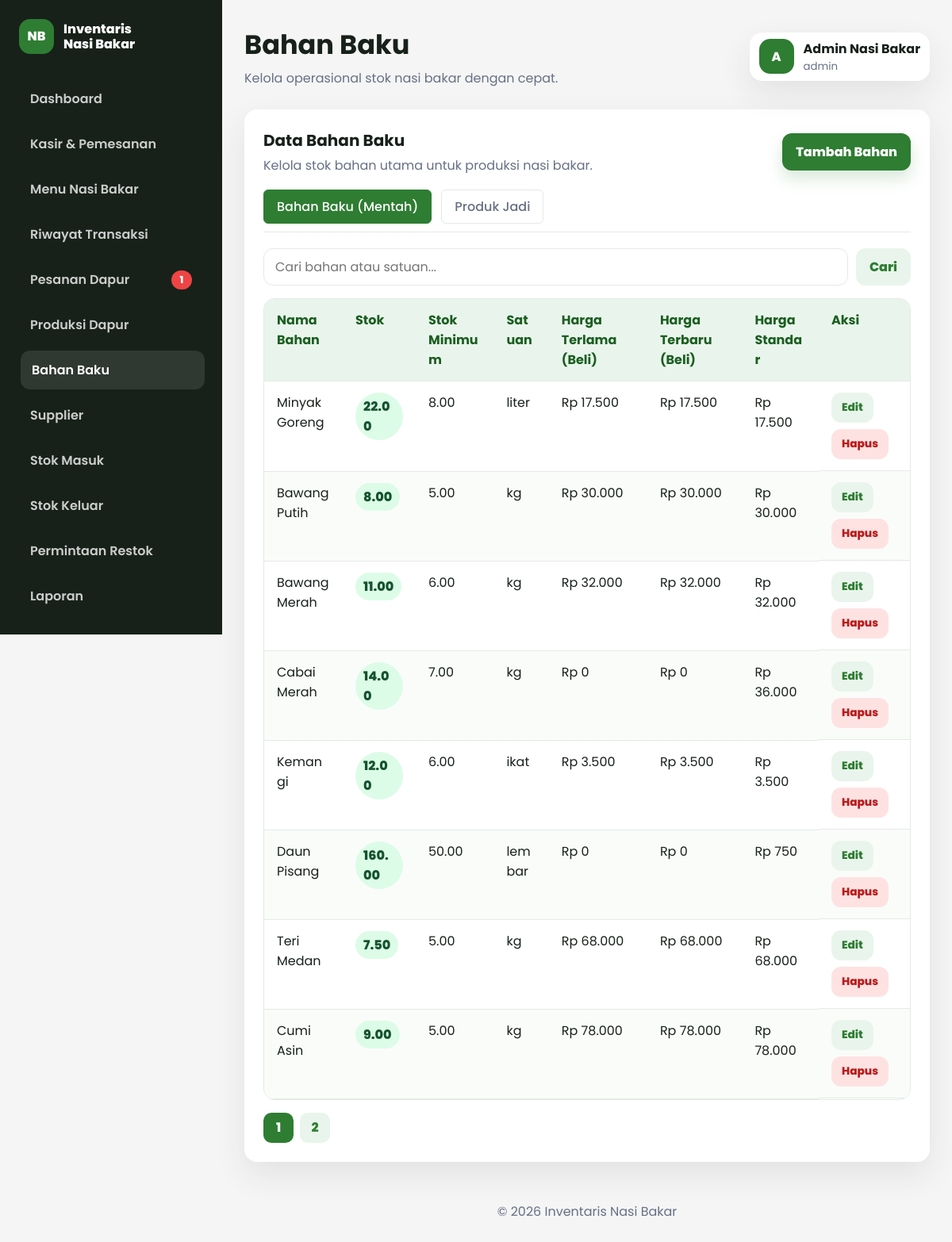
The app's page /dashboard/bahan/index.php (signed in) with its own data.
### tables this page shows
CREATE TABLE bahan_baku (
    id INT AUTO_INCREMENT PRIMARY KEY,
    nama_bahan VARCHAR(120) NOT NULL,
    stok DECIMAL(10,2) NOT NULL DEFAULT 0,
    stok_minimum DECIMAL(10,2) NOT NULL DEFAULT 10,
    satuan VARCHAR(30) NOT NULL,
    harga DECIMAL(12,2) NOT NULL DEFAULT 0,
    jenis ENUM('mentah', 'jadi') NOT NULL DEFAULT 'mentah',
    created_at TIMESTAMP DEFAULT CURRENT_TIMESTAMP
);

CREATE TABLE stok_masuk (
    id INT AUTO_INCREMENT PRIMARY KEY,
    bahan_id INT NOT NULL,
    supplier_id INT NOT NULL,
    jumlah DECIMAL(10,2) NOT NULL,
    harga_beli DECIMAL(12,2) NOT NULL DEFAULT 0,
    tanggal DATE NOT NULL,
    keterangan TEXT NOT NULL,
    CONSTRAINT fk_masuk_bahan FOREIGN KEY (bahan_id) REFERENCES bahan_baku(id) ON UPDATE CASCADE ON DELETE RESTRICT,
    CONSTRAINT fk_masuk_supplier FOREIGN KEY (supplier_id) REFERENCES supplier(id) ON UPDATE CASCADE ON DELETE RESTRICT
);

### includes/functions.php (called while the page is built, shortened)
<?php
function e(?string $value): string
{
    return htmlspecialchars((string) $value, ENT_QUOTES, 'UTF-8');
}
function current_role(): string
{
    $role = $_SESSION['role'] ?? '';
    return $role === 'restok' ? 'gudang' : $role;
}
function is_full_access(): bool
{
    return in_array(current_role(), ['admin', 'owner'], true);
}
function role_can_access(array $roles): bool
{
    return is_full_access() || in_array(current_role(), $roles, true);
}
function rupiah($value): string
{
    return 'Rp ' . number_format((float) $value, 0, ',', '.');
}
function db_count(mysqli $conn, string $table, string $where = ''): int
{
    $sql = 'SELECT COUNT(*) AS total FROM ' . $table . ($where ? ' WHERE ' . $where : '');
    $result = mysqli_query($conn, $sql);
    $row = mysqli_fetch_assoc($result);
    return (int) ($row['total'] ?? 0);
}
function fetch_all_stmt(mysqli_stmt $stmt): array
{
    mysqli_stmt_execute($stmt);
    $result = mysqli_stmt_get_result($stmt);
    return mysqli_fetch_all($result, MYSQLI_ASSOC);
}
function paginate(int $page, int $limit, int $total): array
{
    $totalPages = max(1, (int) ceil($total / $limit));
    $page = max(1, min($page, $totalPages));
    return [
        'page' => $page,
        'limit' => $limit,
        'offset' => ($page - 1) * $limit,
        'total_pages' => $totalPages,
    ];
}

### dashboard/bahan/index.php (the view, shortened to what this page needs)
<?php
require_once __DIR__ . '/../../config/koneksi.php';
require_once __DIR__ . '/../../includes/functions.php';
$search = trim($_GET['search'] ?? '');
$page = (int) ($_GET['page'] ?? 1);
$tab = $_GET['tab'] ?? 'mentah';
$limit = 8;
$like = '%' . $search . '%';
if ($search !== '') {
    $countStmt = mysqli_prepare($conn, 'SELECT COUNT(*) AS total FROM bahan_baku WHERE jenis = ? AND (nama_bahan LIKE ? OR satuan LIKE ?)');
    mysqli_stmt_bind_param($countStmt, 'sss', $tab, $like, $like);
    $countRow = fetch_one_stmt($countStmt);
    $total = (int) ($countRow['total'] ?? 0);
} else {
    $total = db_count($conn, 'bahan_baku', "jenis = '" . mysqli_real_escape_string($conn, $tab) . "'");
}
$pagination = paginate($page, $limit, $total);
if ($search !== '') {
    $stmt = mysqli_prepare($conn, 'SELECT * FROM bahan_baku WHERE jenis = ? AND (nama_bahan LIKE ? OR satuan LIKE ?) ORDER BY id DESC LIMIT ? OFFSET ?');
    mysqli_stmt_bind_param($stmt, 'sssii', $tab, $like, $like, $pagination['limit'], $pagination['offset']);
} else {
    $stmt = mysqli_prepare($conn, 'SELECT * FROM bahan_baku WHERE jenis = ? ORDER BY id DESC LIMIT ? OFFSET ?');
    mysqli_stmt_bind_param($stmt, 'sii', $tab, $pagination['limit'], $pagination['offset']);
}
$rows = fetch_all_stmt($stmt);
include __DIR__ . '/../../includes/header.php';
$canManageBahan = role_can_access(['gudang']);
?>
<section class="panel">
    <div class="panel-header">
        <div>
            <h2>Data Bahan Baku</h2>
            <p>Kelola stok bahan utama untuk produksi nasi bakar.</p>
        </div>
        <?php if ($canManageBahan): ?>
            <a class="btn btn-primary" href="form.php">Tambah Bahan</a>
        <?php endif; ?>
    </div>
    <div class="tabs-toolbar">
        <a href="?tab=mentah&search=<?= urlencode($search); ?>" class="tab-btn <?= $tab === 'mentah' ? 'active' : ''; ?>">Bahan Baku (Mentah)</a>
        <a href="?tab=jadi&search=<?= urlencode($search); ?>" class="tab-btn <?= $tab === 'jadi' ? 'active' : ''; ?>">Produk Jadi</a>
    </div>
    <form class="toolbar" method="get">
        <input type="search" name="search" value="<?= e($search); ?>" placeholder="Cari bahan atau satuan...">
        <button class="btn btn-secondary" type="submit">Cari</button>
    </form>
    <div class="table-wrap">
        <table>
            <thead>
                <tr>
                    <th>Nama Bahan</th>
                    <th>Stok</th>
                    <th>Stok Minimum</th>
                    <th>Satuan</th>
                    <th>Harga Terlama (Beli)</th>
                    <th>Harga Terbaru (Beli)</th>
                    <th>Harga Standar</th>
                    <?php if ($canManageBahan): ?>
                        <th>Aksi</th>
                    <?php endif; ?>
                </tr>
            </thead>
            <tbody>
                <?php foreach ($rows as $row):
                    $oldestQ = mysqli_query($conn, "SELECT harga_beli FROM stok_masuk WHERE bahan_id = " . (int)$row['id'] . " ORDER BY tanggal ASC, id ASC LIMIT 1");
                    $oldestRow = $oldestQ ? mysqli_fetch_assoc($oldestQ) : null;
                    $oldestPrice = $oldestRow ? (float)$oldestRow['harga_beli'] : (float)$row['harga'];
                    $latestQ = mysqli_query($conn, "SELECT harga_beli FROM stok_masuk WHERE bahan_id = " . (int)$row['id'] . " ORDER BY tanggal DESC, id DESC LIMIT 1");
                    $latestRow = $latestQ ? mysqli_fetch_assoc($latestQ) : null;
                    $latestPrice = $latestRow ? (float)$latestRow['harga_beli'] : (float)$row['harga'];
                ?>
                    <tr>
                        <td><?= e($row['nama_bahan']); ?></td>
                        <td><span class="<?= (float) $row['stok'] <= (float) ($row['stok_minimum'] ?? 10) ? 'badge danger' : 'badge'; ?>"><?= e((string) $row['stok']); ?></span></td>
                        <td><?= e((string) ($row['stok_minimum'] ?? 10)); ?></td>
                        <td><?= e($row['satuan']); ?></td>
                        <td><?= rupiah($oldestPrice); ?></td>
                        <td><?= rupiah($latestPrice); ?></td>
                        <td><?= rupiah($row['harga']); ?></td>
                        <?php if ($canManageBahan): ?>
                            <td class="actions">
                                <a class="btn-small" href="form.php?id=<?= (int) $row['id']; ?>">Edit</a>
                                <a class="btn-small danger" href="hapus.php?id=<?= (int) $row['id']; ?>" data-confirm="Hapus bahan ini?">Hapus</a>
                            </td>
                        <?php endif; ?>
                    </tr>
                <?php endforeach; ?>
            </tbody>
        </table>
    </div>
    <div class="pagination">
        <?php for ($i = 1; $i <= $pagination['total_pages']; $i++): ?>
            <a class="<?= $i === $pagination['page'] ? 'active' : ''; ?>" href="?tab=<?= urlencode($tab); ?>&search=<?= urlencode($search); ?>&page=<?= $i; ?>"><?= $i; ?></a>
        <?php endfor; ?>
    </div>
</section>
<?php include __DIR__ . '/../../includes/footer.php'; ?>

### assets/css/dashboard.css (style rules this page uses)
:root { --primary: #2E7D32; --primary-dark: #1B5E20; --secondary: #F5F5F5; --accent: #FFC107; --danger: #EF4444; --text: #17211A; --muted: #667085; --border: #E4EAE5; --white: #FFFFFF; --shadow: 0 16px 40px rgba(22, 39, 24, 0.09); }
* { box-sizing: border-box; }
body { margin: 0; font-family: "Poppins", sans-serif; color: var(--text); background: var(--secondary); overflow-x: hidden; }
a { color: inherit; text-decoration: none; }
button, input, textarea, select { font: inherit; }
.stat-card, .panel { border-radius: 16px; background: var(--white); box-shadow: var(--shadow); }
.panel { padding: 24px; margin-bottom: 24px; }
.panel-header { display: flex; align-items: center; justify-content: space-between; gap: 16px; margin-bottom: 18px; min-width: 0; }
.panel-header h2 { margin: 0; font-size: 1.25rem; overflow-wrap: anywhere; }
.panel-header p { margin: 4px 0 0; color: var(--muted); }
.btn, .btn-small { min-height: 44px; display: inline-flex; align-items: center; justify-content: center; border: 1px solid transparent; border-radius: 12px; padding: 10px 16px; font-weight: 800; cursor: pointer; transition: background 0.2s ease, transform 0.2s ease, box-shadow 0.2s ease; text-align: center; white-space: normal; }
.btn-primary { background: var(--primary); color: var(--white); box-shadow: 0 10px 20px rgba(46, 125, 50, 0.18); }
.btn-secondary { background: #E9F5EC; color: var(--primary); }
.btn-small { min-height: 36px; padding: 8px 12px; background: #E9F5EC; color: var(--primary); font-size: 0.86rem; }
.btn-small.danger { background: #FEE2E2; color: #B91C1C; }
.toolbar { display: flex; flex-wrap: wrap; gap: 10px; margin-bottom: 16px; }
.toolbar input, .toolbar select { flex: 1; min-width: 180px; min-height: 44px; border: 1px solid var(--border); border-radius: 12px; padding: 10px 14px; }
.table-wrap { width: 100%; overflow-x: auto; -webkit-overflow-scrolling: touch; border: 1px solid var(--border); border-radius: 14px; }
table { width: 100%; border-collapse: collapse; min-width: 720px; }
thead th { position: sticky; top: 0; z-index: 1; background: #E9F5EC; color: var(--primary-dark); text-align: left; }
th, td { padding: 14px 16px; border-bottom: 1px solid var(--border); vertical-align: top; overflow-wrap: anywhere; }
tbody tr:nth-child(even) { background: #FAFCFA; }
.actions { display: flex; flex-wrap: wrap; gap: 8px; align-items: center; }
.badge { display: inline-flex; min-width: 48px; justify-content: center; padding: 5px 10px; border-radius: 999px; background: #DCFCE7; color: #14532D; font-weight: 800; }
.pagination { display: flex; flex-wrap: wrap; gap: 8px; margin-top: 16px; }
.pagination a { min-width: 38px; min-height: 38px; display: grid; place-items: center; border-radius: 10px; background: #E9F5EC; color: var(--primary); font-weight: 800; }
.pagination a.active { background: var(--primary); color: var(--white); }
.tabs-toolbar { display: flex; gap: 12px; margin-bottom: 20px; border-bottom: 1px solid var(--border); padding-bottom: 10px; }
.tab-btn { padding: 8px 16px; border-radius: 6px; background: var(--white); border: 1px solid var(--border); color: var(--muted); text-decoration: none; font-weight: 500; transition: all 0.2s ease; }
.tab-btn.active { background: var(--primary); border-color: var(--primary); color: var(--white); }

### records on screen
bahan_baku: nama_bahan "Minyak Goreng", stok "22.00", stok_minimum "8.00", satuan "liter", harga "Rp 17.500"
bahan_baku: nama_bahan "Bawang Putih", stok "8.00", stok_minimum "5.00", satuan "kg", harga "Rp 30.000"
bahan_baku: nama_bahan "Bawang Merah", stok "11.00", stok_minimum "6.00", satuan "kg", harga "Rp 32.000"
bahan_baku: nama_bahan "Cabai Merah", stok "14.00", stok_minimum "7.00", satuan "kg", stok_masuk.harga_beli "Rp 0", harga "Rp 36.000"
bahan_baku: nama_bahan "Kemangi", stok "12.00", stok_minimum "6.00", satuan "ikat", harga "Rp 3.500"
bahan_baku: nama_bahan "Daun Pisang", stok "160.00", stok_minimum "50.00", satuan "lembar", stok_masuk.harga_beli "Rp 0", harga "Rp 750"
bahan_baku: nama_bahan "Teri Medan", stok "7.50", stok_minimum "5.00", satuan "kg", harga "Rp 68.000"
bahan_baku: nama_bahan "Cumi Asin", stok "9.00", stok_minimum "5.00", satuan "kg", harga "Rp 78.000"

### other values on screen
$sidebarNotifPesananBaru "1"
$pageTitle "Bahan Baku"
$initial "A"
$adminName "Admin Nasi Bakar"
$roleLabel "admin"
